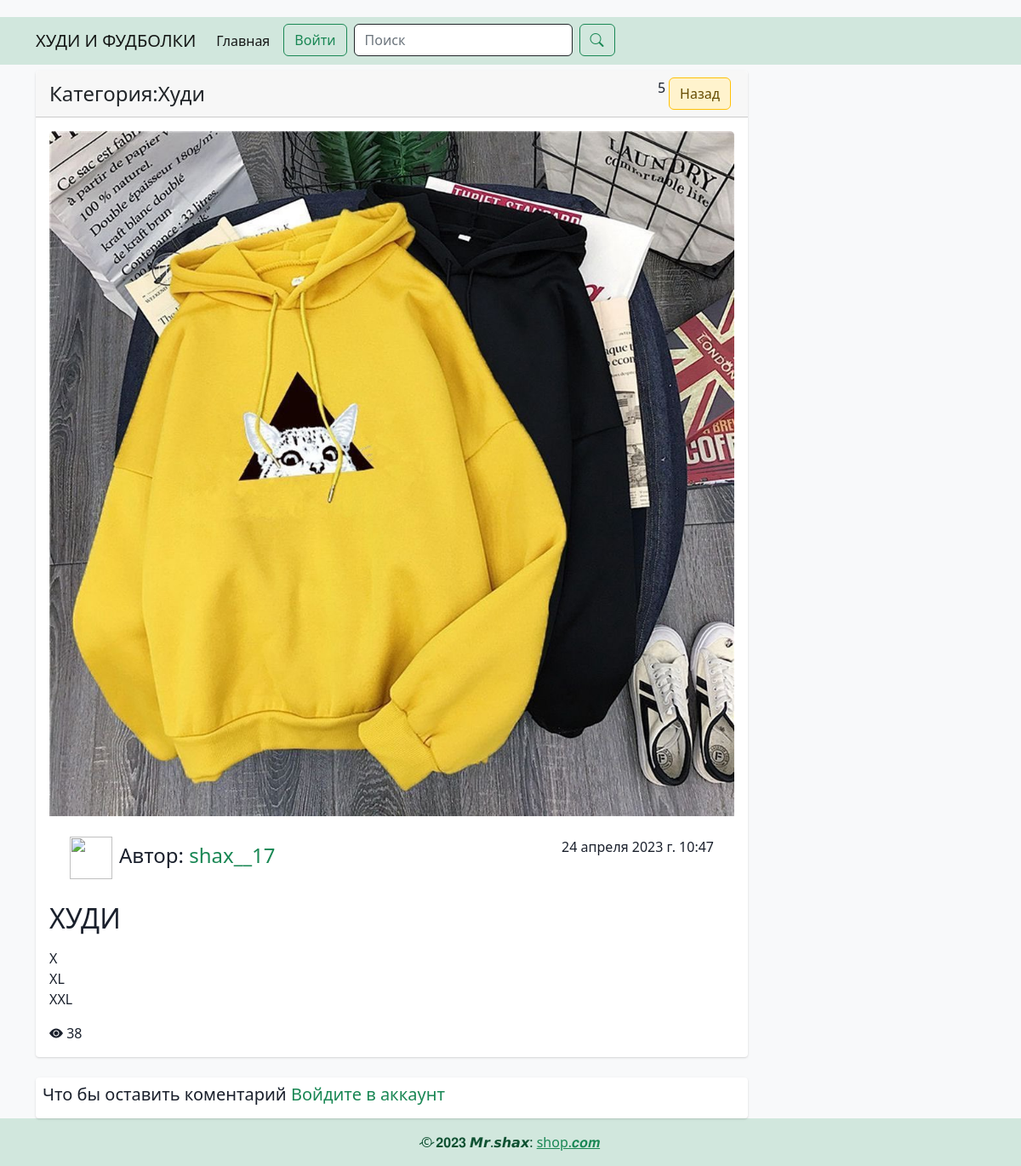
The app's page /article/2 with its own data.
### blog/models.py (models this page shows, shortened)
class Article(models.Model):
    title = models.CharField(max_length=255, verbose_name='Название статьи')
    content = models.TextField(verbose_name='Описание статьи')
    photo = models.ImageField(upload_to='photo/', blank=True, null=True, verbose_name='Добавить картинку')
    created_at = models.DateTimeField(auto_now_add=True, verbose_name='Дата создания')
    updated_at = models.DateTimeField(auto_now=True, verbose_name='Дата обнавления')
    views = models.IntegerField(default=0, verbose_name='Просмотры')
    category = models.ForeignKey(Category, on_delete=models.CASCADE, verbose_name='Категория')
    author = models.ForeignKey(User, on_delete=models.CASCADE, verbose_name='Автор', null=True, blank=True)
    class Meta:
        verbose_name = 'Статья'
        verbose_name_plural = 'Статьи'

class Category(models.Model):
    title = models.CharField(max_length=255, verbose_name='Название категории')
    def __str__(self):
        return self.title
    class Meta:
        verbose_name = 'Категория'
        verbose_name_plural = 'Категории'

### blog/views.py (the view)
# urls.py: path('article/<int:pk>', ArticleDetailView.as_view(), name='article'),
class ArticleDetailView(DetailView):
    model = Article
    context_object_name = 'article'
    def get_context_data(self, **kwargs):
        context = super().get_context_data()
        article = Article.objects.get(pk=self.kwargs['pk'])
        if self.request.user.is_authenticated:
            article.views += 1
            article.save()
        context['title'] = f'Статья: {article.title}'
        if self.request.user.is_authenticated:
            context['comment_form'] = CommentForm()
        context['comments'] = Comment.objects.filter(article=article)
        return context

### blog/forms.py
class LoginForm(AuthenticationForm):
    username = forms.CharField(max_length=50, widget=forms.TextInput(attrs={
        'class': 'form-control',
        'placeholder': 'Имя пользователя'
    }))
    password = forms.CharField(widget=forms.PasswordInput(attrs={
        'class': 'form-control',
        'placeholder': 'Пароль'
    }))

class RegistrationFrom(UserCreationForm):
    password1 = forms.CharField(widget=forms.PasswordInput(attrs={
        'class': 'form-control',
        'placeholder': 'Пароль'
    }))
    password2 = forms.CharField(widget=forms.PasswordInput({
        'class': 'form-control',
        'placeholder': 'Пароль'
    }))
    username = forms.CharField(widget=forms.TextInput(attrs={
        'class': 'form-control',
        'placeholder': 'Имя пользователя'
    }))
    first_name = forms.CharField(widget=forms.TextInput(attrs={
        'class': 'form-control',
        'placeholder': 'Ваша имия'
    }))
    last_name = forms.CharField(widget=forms.TextInput(attrs={
        'class': 'form-control',
        'placeholder': 'Ваша фамилия'
    }))
    email = forms.EmailField(widget=forms.EmailInput(attrs={
        'class': 'form-control',
        'placeholder': 'Ваша почта'
    }))
    class Meta:
        model = User
        fields = ('username',
                  'first_name',
                  'last_name',
                  'email',
                  'password1',
                  'password2')

### blog/context_processors.py (called while the page is built)
def add_my_forms(request):
    return {
        'login_form': LoginForm(),
        'register_form': RegistrationFrom(),
        'edit_account': EditAccountForm(instance=request.user if request.user.is_authenticated else None),
        'edit_profile': EditProfileForm(),
    }

### blog/templates/blog/article_detail.html (shortened to what this page needs)
{% extends 'base.html' %}
{% block main %}
<div class="d-flex justify-content-between">
    <div class="col-9">
        <div class="card">
            <div class="card-header d-flex justify-content-between align-items-center">
                <div class="card_category">
                    <a href="" class="h4 text-dark navbar-brand fs-4">Категория:{{ article.category }}</a>
                </div>
                <div class="d-flex justify-content-between">
                    5
                    <a href="{% url 'index' %}" class="btn list-group-item-warning btn-outline-warning mx-1">Назад</a>
                </div>
            </div>
            <div class="card-body">
                {% if article.photo %}
                <img src="{{ article.photo.url }}" class="card-img-top" alt="...">
                {% else %}
                <img src="https://www.dhresource.com/600x600/f2/albu/g10/M00/F7/59/rBVaWV3MH4WAf9l1AAC_B9Tcguw370.jpg"
                     class="card-img-top" alt="...">
                {% endif %}
                <div class="d-flex justify-content-between p-4">
                    <div class="d-flex justify-content-between">
                        <img src="https://cdn2.tgramsearch.com/images/a/a/aab84aad1bab2da018788ae2e21b353d.jpg"
                             width="50" height="50" alt="">
                        <h4 class="p-2">Автор:
                            <a href="{% url 'profile' article.author.pk %}" class="text-success navbar-brand"> {{ article.author }} </a>
                        </h4>
                    </div>
                    <p>{{ article.created_at }}</p>
                </div>
                <h2>{{ article.title }}</h2>
                <p>{{ article.content|linebreaks }}</p>
                <span class="bi bi-eye-fill"> {{ article.views }}</span>
            </div>
        </div>
        <div class="card mt-4 p-2">
            {% if request.user.is_authenticated %}
            <form action="{% url 'save_comment' article.pk %}" method="post" enctype="multipart/form-data">
                {% csrf_token %}
                {{ comment_form.as_p }}
                <button type="submit" class="btn btn-secondary">Оставить коментарий</button>
            </form>
            {% else %}
            <h5>Что бы оставить коментарий <a class="link-success navbar-brand" href="{% url 'login' %}">Войдите в
                аккаунт</a></h5>
            {% endif %}
        </div>
    </div>
    <div class="col-3">
    </div>
</div>
{% endblock main %}

### blog/static/blog/css/style.css (style rules this page uses)
body { margin-top:20px; color: #1a202c; text-align: left; background-color: #e2e8f0; }
.card { box-shadow: 0 1px 3px 0 rgba(0,0,0,.1), 0 1px 2px 0 rgba(0,0,0,.06); }
.card { position: relative; display: flex; flex-direction: column; min-width: 0; word-wrap: break-word; background-color: #fff; background-clip: border-box; border: 0 solid rgba(0,0,0,.125); border-radius: .25rem; }
.card-body { flex: 1 1 auto; min-height: 1px; padding: 1rem; }

### records on screen
Article: category "Худи", photo (picture), author "shax__17", created_at "24 апреля 2023 г. 10:47", title "ХУДИ", content "X XL XXL", views "38"
